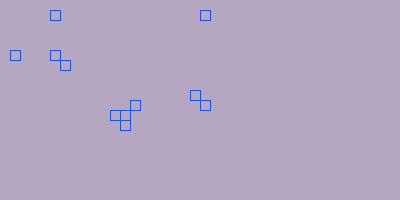
Frame 1 (no input)
Frame 60 (the mouse pressed at the canvas centre just before this capture): identical to frame 1, image omitted
Frame 120 (the mouse held since frame 60 and released just before this capture): identical to frame 1, image omitted

The Processing sketch that drew this single still picture (run headless with seeded random() and noise(); from frame 60 on, the mouse is pressed at the canvas centre):

// Processing sketch: processing_85638
// ── processing_85638.pde

void setup () 
{
 size(400,200);
background(#B5A6C1);
noSmooth();
  
}


void draw()

{
  noFill();
  stroke(#1C51EA);
  rect(50,10,10,10);
   rect(10,50,10,10);
   rect(50,50,10,10);
   rect(60,60,10,10);
   rect(110,110,10,10);
rect(120,120,10,10);
rect(120,110,10,10);
rect(130,100,10,10);
rect(200,100,10,10);
rect(190,90,10,10);
rect(200,10,10,10);





   
   
  
  
  
  
}
